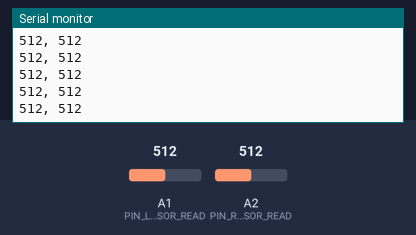
Recording of a sketch running on a simulated Arduino Uno, built with avr-gcc and run on an emulated ATmega328P. On the bench: the last lines printed to the serial monitor. Inputs (shaded band) come from the test bench; at power-on: A1 (PIN_LIR_SENSOR_READ) = 512, A2 (PIN_RIR_SENSOR_READ) = 512.

Above: at 1.2 s.
1.3 s: A1 (PIN_LIR_SENSOR_READ) set to 716
At 1.56 s:
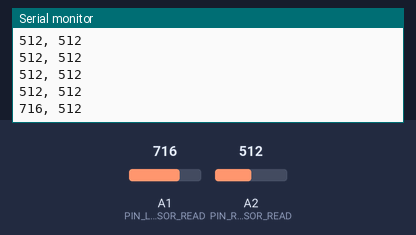
2.8 s: A2 (PIN_RIR_SENSOR_READ) set to 716
At 2.96 s:
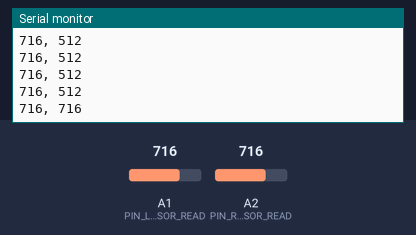
4.3 s: A1 (PIN_LIR_SENSOR_READ) set to 900
At 4.37 s:
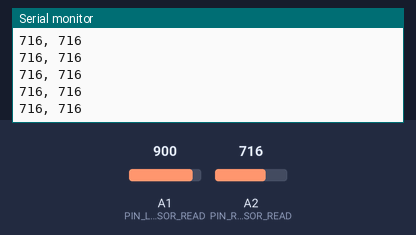
5.8 s: A2 (PIN_RIR_SENSOR_READ) set to 900
At 5.97 s:
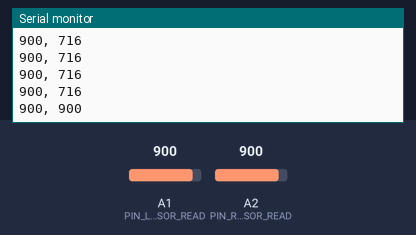
Timing chart, 0 to 8.3 s (numbered marks = the images above; inputs shaded):
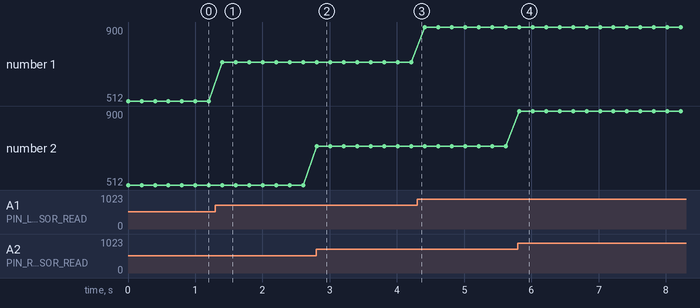

Measured:
- after the input at 1.3 s, the serial monitor: prints a new line after 0.10 s (image 1)
- after the input at 2.8 s, the serial monitor: prints a new line at once (image 2)
- after the input at 5.8 s, the serial monitor: prints a new line at once (image 4)
- plotted number 1: 512 → 716 after the input at 1.3 s, 716 → 900 after the input at 4.3 s

The sketch:

IRSensorTest.ino
```cpp
  /*
   TCRT5000 sensor connected to Arduino analog input
   TCRT5000 pins: (see datasheet http://www.vishay.com/docs/83760/tcrt5000.pdf )
     C = Arduino analog input pin A5 for left, A4 for right
     E = GND
     A = 100 ohm resistor, other end of resistor to 5V
     C = GND
  */

#define PIN_LIR_SENSOR_READ A1
#define PIN_RIR_SENSOR_READ A2

int tcrtStateL = 0; // variable for reading the TCRT5000 status
int tcrtStateR = 0;

void setup() {
  pinMode(PIN_LIR_SENSOR_READ, INPUT);  // initialize the tcrt5000 pin as an input, and
  pinMode(PIN_RIR_SENSOR_READ, INPUT);
  digitalWrite(PIN_LIR_SENSOR_READ, HIGH); //turn on the internal pullup resistors
  digitalWrite(PIN_RIR_SENSOR_READ, HIGH);
  Serial.begin(115200);
}

void loop(){
  tcrtStateL = analogRead(PIN_LIR_SENSOR_READ); // read the state of the tcrt5000
  tcrtStateR = analogRead(PIN_RIR_SENSOR_READ);
  Serial.print(tcrtStateL); //Print the state of the tcrt5000
  Serial.print(", ");
  Serial.println(tcrtStateR);
  delay(200);
}
```
